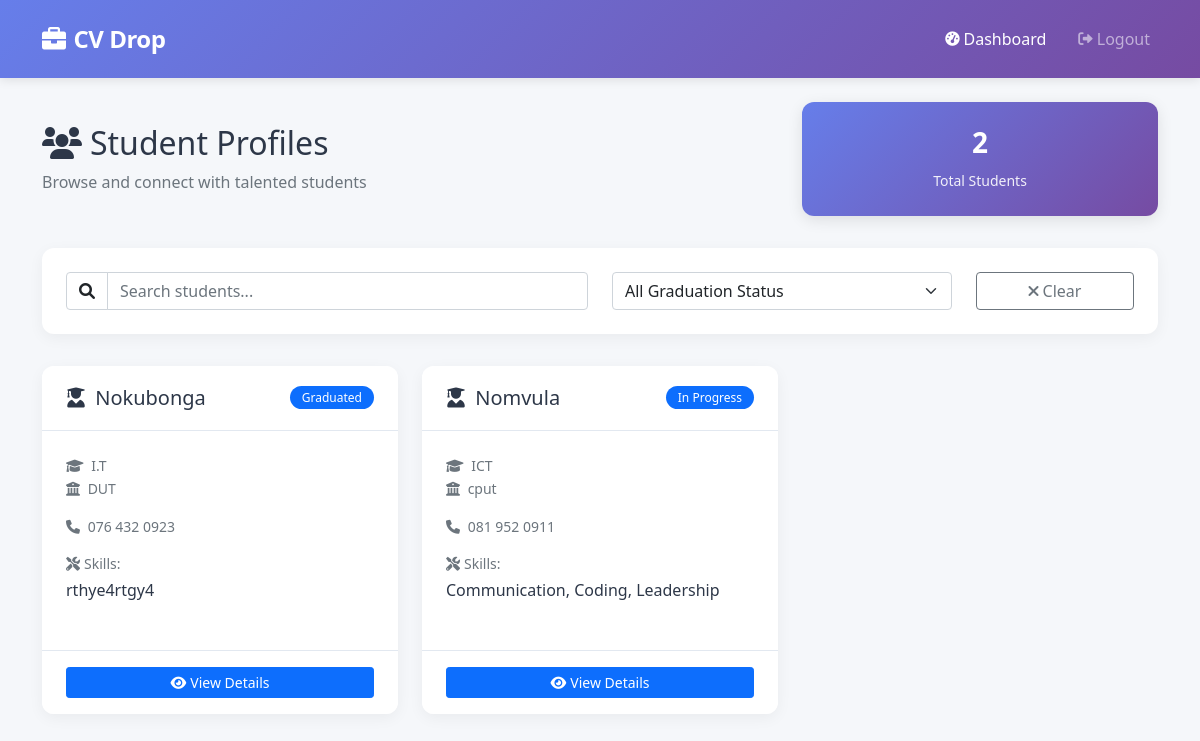
Page /employer/dashboard (signed in) on the committed database.
### app.py (models this page shows)
class Profile(db.Model):
    id = db.Column(db.Integer, primary_key=True)
    user_id = db.Column(db.Integer, db.ForeignKey('user.id'), nullable=False)
    name = db.Column(db.String(100))
    contact = db.Column(db.String(20))
    course = db.Column(db.String(100))
    institution = db.Column(db.String(100))
    graduation_status = db.Column(db.String(50))
    skills = db.Column(db.Text)
    experience = db.Column(db.Text)
    projects = db.Column(db.Text)
    certifications = db.Column(db.Text)
    awards = db.Column(db.Text)

### app.py (the view)
    @app.route('/employer/dashboard')
    @login_required
    def employer_dashboard():
        if current_user.role != 'employer':
            flash('Access denied. Employers only.', 'danger')
            return redirect(url_for('login'))
        students = Profile.query.all() or []
        return render_template('employer/dashboard.html', students=students)

### templates/employer/dashboard.html (shortened to what this page needs)
<!DOCTYPE html>
<html lang="en">
<head>
    <link href="https://cdn.jsdelivr.net/npm/bootstrap@5.1.3/dist/css/bootstrap.min.css" rel="stylesheet">
    <link href="https://cdnjs.cloudflare.com/ajax/libs/font-awesome/6.0.0/css/all.min.css" rel="stylesheet">
</head>
<body>
    <nav class="navbar navbar-expand-lg navbar-dark employer-navbar">
        <div class="container">
            <a class="navbar-brand" href="{{ url_for('employer_dashboard') }}">
                <i class="fas fa-briefcase me-2"></i>CV Drop
            </a>
            <div class="collapse navbar-collapse" id="employerNavbar">
                <div class="navbar-nav ms-auto">
                    <a class="nav-link active" href="{{ url_for('employer_dashboard') }}">
                        <i class="fas fa-tachometer-alt me-1"></i>Dashboard
                    </a>
                    <a class="nav-link" href="{{ url_for('logout') }}">
                        <i class="fas fa-sign-out-alt me-1"></i>Logout
                    </a>
                </div>
            </div>
        </div>
    </nav>
    <div class="container mt-4">
        <div class="dashboard-header">
            <div class="row align-items-center">
                <div class="col-md-8">
                    <h2><i class="fas fa-users me-2"></i>Student Profiles</h2>
                    <p class="text-muted mb-0">Browse and connect with talented students</p>
                </div>
                <div class="col-md-4">
                    <div class="stats-card">
                        <h3>
                            {{ students|selectattr('name')|selectattr('course')|selectattr('institution')|list|length if students else 0 }}
                        </h3>
                        <small>Total Students</small>
                    </div>
                </div>
            </div>
        </div>
        <div class="search-filter-container">
            <div class="row">
                <div class="col-md-6 mb-3 mb-md-0">
                    <div class="input-group">
                        <span class="input-group-text bg-white"><i class="fas fa-search"></i></span>
                        <input type="text" class="form-control" id="searchInput" placeholder="Search students...">
                    </div>
                </div>
                <div class="col-md-4">
                    <select class="form-select" id="graduationFilter">
                        <option value="">All Graduation Status</option>
                    </select>
                </div>
                <div class="col-md-2">
                    <button class="btn btn-outline-secondary w-100" id="clearFilters">
                        <i class="fas fa-times me-1"></i>Clear
                    </button>
                </div>
            </div>
        </div>
        <div class="row" id="studentsContainer">
            {% if students %}
                {% for student in students %}
                    {% if student.name and student.course and student.institution %}
                    <div class="col-md-6 col-lg-4 student-item"
                         data-name="{{ student.name }}"
                         data-course="{{ student.course }}"
                         data-institution="{{ student.institution }}"
                         data-graduation="{{ student.graduation_status|lower }}">
                        <div class="card student-card">
                            <div class="card-header d-flex justify-content-between align-items-center">
                                <h5 class="mb-0">
                                    <i class="fas fa-user-graduate me-1"></i>
                                    {{ student.name }}
                                </h5>
                                <span class="badge bg-primary badge-status">{{ student.graduation_status or 'N/A' }}</span>
                            </div>
                            <div class="card-body">
                                <div class="mb-3">
                                    <small class="text-muted d-block">
                                        <i class="fas fa-graduation-cap me-1"></i>
                                        {{ student.course }}
                                    </small>
                                    <small class="text-muted">
                                        <i class="fas fa-university me-1"></i>
                                        {{ student.institution }}
                                    </small>
                                </div>
                                {% if student.contact %}
                                <div class="mb-3">
                                    <small class="text-muted d-block">
                                        <i class="fas fa-phone me-1"></i>
                                        {{ student.contact }}
                                    </small>
                                </div>
                                {% endif %}
                                {% if student.skills %}
                                <div>
                                    <small class="text-muted d-block mb-1">
                                        <i class="fas fa-tools me-1"></i>Skills:
                                    </small>
                                    <div class="student-skills">
                                        {{ student.skills }}
                                    </div>
                                </div>
                                {% endif %}
                            </div>
                            <div class="card-footer">
                                <div class="action-buttons d-flex gap-2">
                                    <a href="{{ url_for('employer_view_profile', user_id=student.user_id) }}" class="btn btn-primary btn-sm">
                                        <i class="fas fa-eye me-1"></i>View Details
                                    </a>
                                </div>
                            </div>
                        </div>
                    </div>
                    {% endif %}
                {% endfor %}
            {% endif %}
        </div>
    </div>
</body>
</html>

### templates/employer/dashboard.html (style rules this page uses)
:root { --primary-color: #667eea; --secondary-color: #764ba2; --light-bg: #f8f9fa; --dark-text: #2d3748; --border-color: #e2e8f0; }
body { font-family: 'Segoe UI', Tahoma, Geneva, Verdana, sans-serif; background-color: #f5f7fa; color: var(--dark-text); }
.employer-navbar { background: linear-gradient(135deg, var(--primary-color), var(--secondary-color)); box-shadow: 0 2px 10px rgba(0, 0, 0, 0.1); padding: 1rem 0; }
.employer-navbar .navbar-brand { font-weight: 700; font-size: 1.5rem; letter-spacing: -0.5px; }
.employer-navbar .nav-link { font-weight: 500; margin-left: 1rem; transition: all 0.3s ease; display: flex; align-items: center; }
.employer-navbar .nav-link i { margin-right: 8px; font-size: 0.9rem; }
.dashboard-header { margin-bottom: 2rem; }
.stats-card { background: linear-gradient(135deg, var(--primary-color), var(--secondary-color)); color: white; border-radius: 12px; padding: 1.5rem; text-align: center; box-shadow: 0 4px 15px rgba(0, 0, 0, 0.1); transition: transform 0.3s ease; }
.stats-card h3 { font-weight: 700; margin-bottom: 0.5rem; }
.stats-card small { opacity: 0.9; }
.search-filter-container { background: white; border-radius: 12px; padding: 1.5rem; box-shadow: 0 4px 15px rgba(0, 0, 0, 0.05); margin-bottom: 2rem; }
.student-card { border: none; border-radius: 12px; box-shadow: 0 4px 15px rgba(0, 0, 0, 0.05); transition: all 0.3s ease; margin-bottom: 1.5rem; height: 100%; }
.student-card .card-header { background-color: white; border-bottom: 1px solid var(--border-color); font-weight: 600; padding: 1.25rem 1.5rem; border-radius: 12px 12px 0 0 !important; }
.student-card .card-body { padding: 1.5rem; }
.student-card .card-footer { background-color: white; border-top: 1px solid var(--border-color); padding: 1rem 1.5rem; border-radius: 0 0 12px 12px !important; }
.badge-status { font-size: 0.75rem; font-weight: 500; padding: 0.35rem 0.75rem; border-radius: 50px; }
.student-skills { display: -webkit-box; -webkit-line-clamp: 2; -webkit-box-orient: vertical; overflow: hidden; text-overflow: ellipsis; }
.action-buttons .btn { flex: 1; }

### rows in the picture
Profile: name "Nokubonga", graduation_status "Graduated", course "I.T", institution "DUT", contact "076 432 0923", skills "rthye4rtgy4"
Profile: name "Nomvula", graduation_status "In Progress", course "ICT", institution "cput", contact "081 952 0911", skills "Communication, Coding, Leadership"
